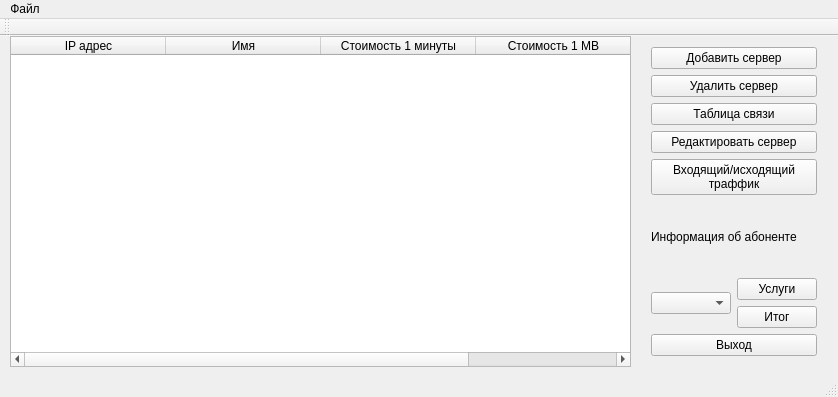
<?xml version="1.0" encoding="UTF-8"?>
<ui version="4.0">
 <class>MainWindow</class>
 <widget class="QMainWindow" name="MainWindow">
  <property name="geometry">
   <rect>
    <x>0</x>
    <y>0</y>
    <width>838</width>
    <height>397</height>
   </rect>
  </property>
  <property name="sizePolicy">
   <sizepolicy hsizetype="Fixed" vsizetype="Fixed">
    <horstretch>0</horstretch>
    <verstretch>0</verstretch>
   </sizepolicy>
  </property>
  <property name="windowTitle">
   <string>Сетевой сервис</string>
  </property>
  <widget class="QWidget" name="centralWidget">
   <widget class="ServerTable" name="servertable">
    <property name="geometry">
     <rect>
      <x>10</x>
      <y>0</y>
      <width>621</width>
      <height>331</height>
     </rect>
    </property>
    <property name="sizePolicy">
     <sizepolicy hsizetype="Expanding" vsizetype="Fixed">
      <horstretch>0</horstretch>
      <verstretch>0</verstretch>
     </sizepolicy>
    </property>
    <attribute name="horizontalHeaderDefaultSectionSize">
     <number>155</number>
    </attribute>
    <attribute name="horizontalHeaderShowSortIndicator" stdset="0">
     <bool>true</bool>
    </attribute>
    <attribute name="horizontalHeaderStretchLastSection">
     <bool>true</bool>
    </attribute>
    <column>
     <property name="text">
      <string>IP адрес</string>
     </property>
    </column>
    <column>
     <property name="text">
      <string>Имя</string>
     </property>
    </column>
    <column>
     <property name="text">
      <string>Стоимость 1 минуты</string>
     </property>
    </column>
    <column>
     <property name="text">
      <string>Стоимость 1 MB</string>
     </property>
    </column>
   </widget>
   <widget class="QWidget" name="">
    <property name="geometry">
     <rect>
      <x>640</x>
      <y>0</y>
      <width>188</width>
      <height>331</height>
     </rect>
    </property>
    <layout class="QVBoxLayout" name="verticalLayout_2">
     <item>
      <widget class="QPushButton" name="addserver">
       <property name="text">
        <string>Добавить сервер</string>
       </property>
      </widget>
     </item>
     <item>
      <widget class="QPushButton" name="removeServer">
       <property name="text">
        <string>Удалить сервер</string>
       </property>
      </widget>
     </item>
     <item>
      <widget class="QPushButton" name="linktableShow">
       <property name="text">
        <string>Таблица связи</string>
       </property>
      </widget>
     </item>
     <item>
      <widget class="QPushButton" name="editServer">
       <property name="text">
        <string>Редактировать сервер</string>
       </property>
      </widget>
     </item>
     <item>
      <widget class="QPushButton" name="IOTrafficButton">
       <property name="text">
        <string>Входящий/исходящий
траффик</string>
       </property>
      </widget>
     </item>
     <item>
      <widget class="QLabel" name="aboninfoLabel">
       <property name="text">
        <string>Информация об абоненте</string>
       </property>
      </widget>
     </item>
     <item>
      <layout class="QHBoxLayout" name="horizontalLayout">
       <item>
        <widget class="AbonentList" name="abonentList"/>
       </item>
       <item>
        <layout class="QVBoxLayout" name="verticalLayout">
         <item>
          <widget class="QPushButton" name="servicesButton">
           <property name="text">
            <string>Услуги</string>
           </property>
          </widget>
         </item>
         <item>
          <widget class="QPushButton" name="abonentInfo">
           <property name="text">
            <string>Итог</string>
           </property>
          </widget>
         </item>
        </layout>
       </item>
      </layout>
     </item>
     <item>
      <widget class="QPushButton" name="exitButton">
       <property name="text">
        <string>Выход</string>
       </property>
      </widget>
     </item>
    </layout>
   </widget>
  </widget>
  <widget class="QMenuBar" name="menuBar">
   <property name="geometry">
    <rect>
     <x>0</x>
     <y>0</y>
     <width>838</width>
     <height>25</height>
    </rect>
   </property>
   <widget class="QMenu" name="filemenu">
    <property name="title">
     <string>Файл</string>
    </property>
    <addaction name="OpenFile"/>
    <addaction name="SaveFile"/>
    <addaction name="separator"/>
    <addaction name="Exit"/>
   </widget>
   <addaction name="filemenu"/>
  </widget>
  <widget class="QToolBar" name="mainToolBar">
   <attribute name="toolBarArea">
    <enum>TopToolBarArea</enum>
   </attribute>
   <attribute name="toolBarBreak">
    <bool>false</bool>
   </attribute>
  </widget>
  <widget class="QStatusBar" name="statusBar"/>
  <action name="OpenFile">
   <property name="text">
    <string>Открыть</string>
   </property>
   <property name="shortcut">
    <string>Ctrl+O</string>
   </property>
  </action>
  <action name="SaveFile">
   <property name="text">
    <string>Сохранить</string>
   </property>
   <property name="shortcut">
    <string>Ctrl+S</string>
   </property>
  </action>
  <action name="Exit">
   <property name="text">
    <string>Выход</string>
   </property>
   <property name="shortcut">
    <string>Ctrl+Q</string>
   </property>
  </action>
 </widget>
 <layoutdefault spacing="6" margin="11"/>
 <customwidgets>
  <customwidget>
   <class>ServerTable</class>
   <extends>QTableWidget</extends>
   <header location="global">servertable.h</header>
   <slots>
    <slot>UpdateTable()</slot>
   </slots>
  </customwidget>
  <customwidget>
   <class>AbonentList</class>
   <extends>QComboBox</extends>
   <header location="global">abonentlist.h</header>
   <slots>
    <slot>Update()</slot>
   </slots>
  </customwidget>
 </customwidgets>
 <tabstops>
  <tabstop>servertable</tabstop>
  <tabstop>addserver</tabstop>
  <tabstop>removeServer</tabstop>
  <tabstop>linktableShow</tabstop>
  <tabstop>editServer</tabstop>
  <tabstop>IOTrafficButton</tabstop>
  <tabstop>abonentList</tabstop>
  <tabstop>servicesButton</tabstop>
  <tabstop>abonentInfo</tabstop>
  <tabstop>exitButton</tabstop>
 </tabstops>
 <resources/>
 <connections/>
</ui>
